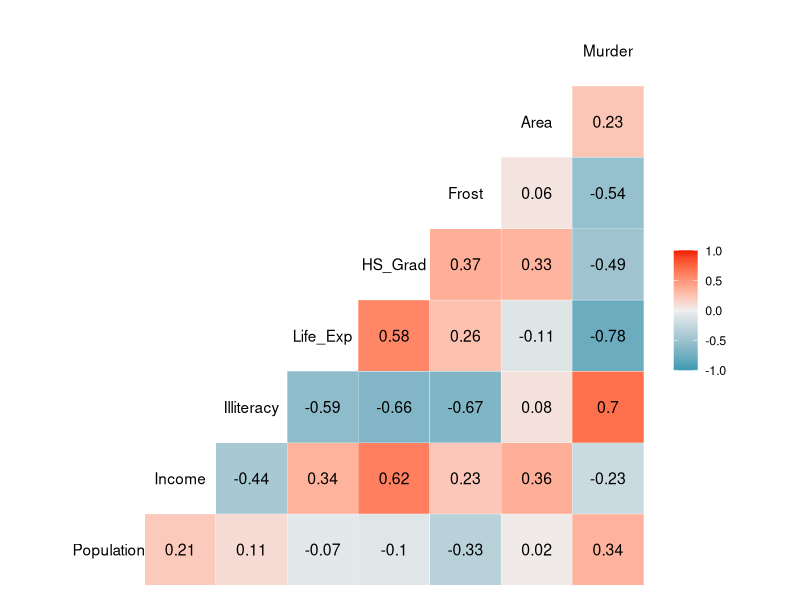
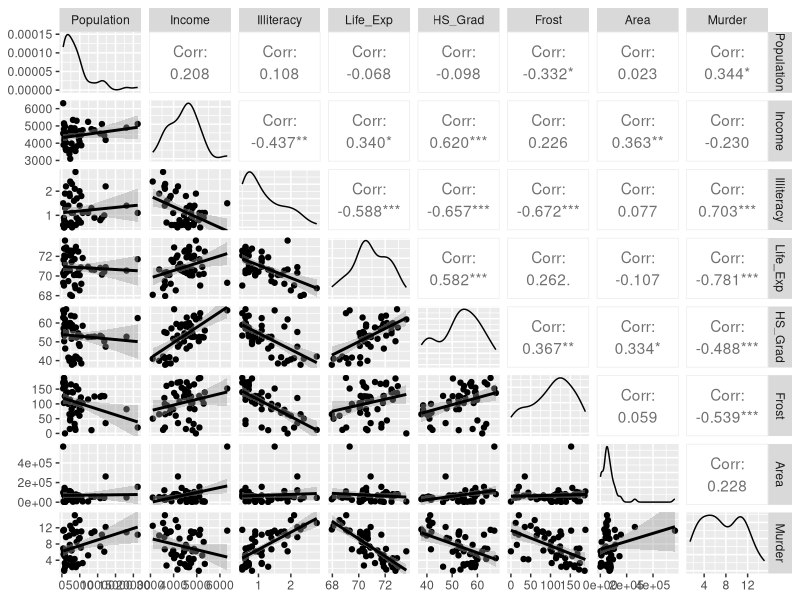
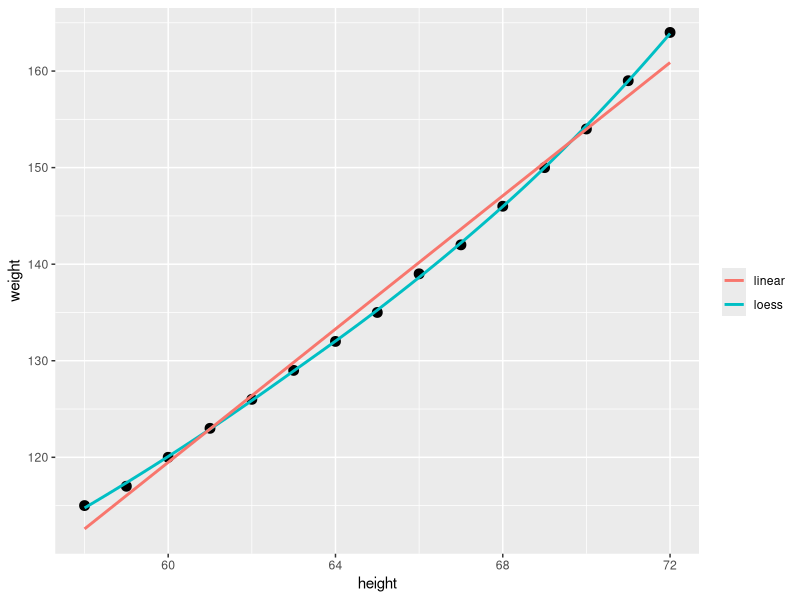
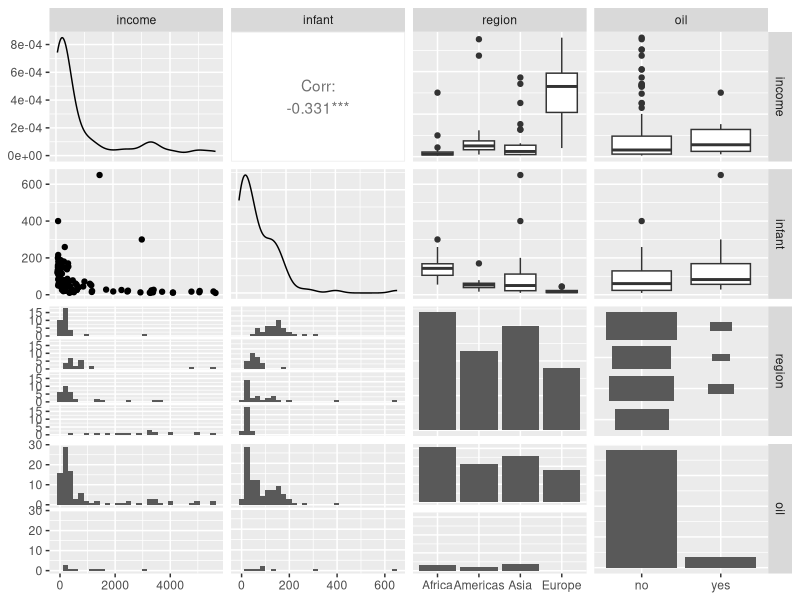
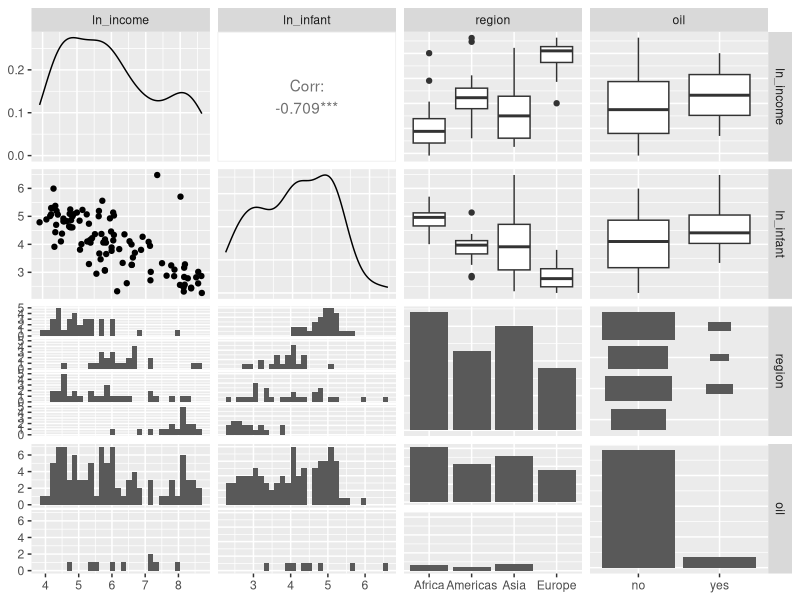
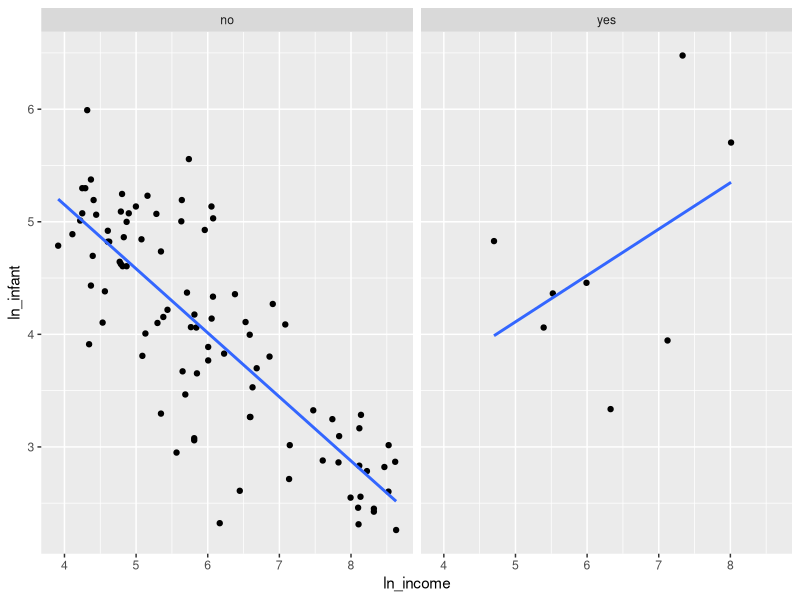
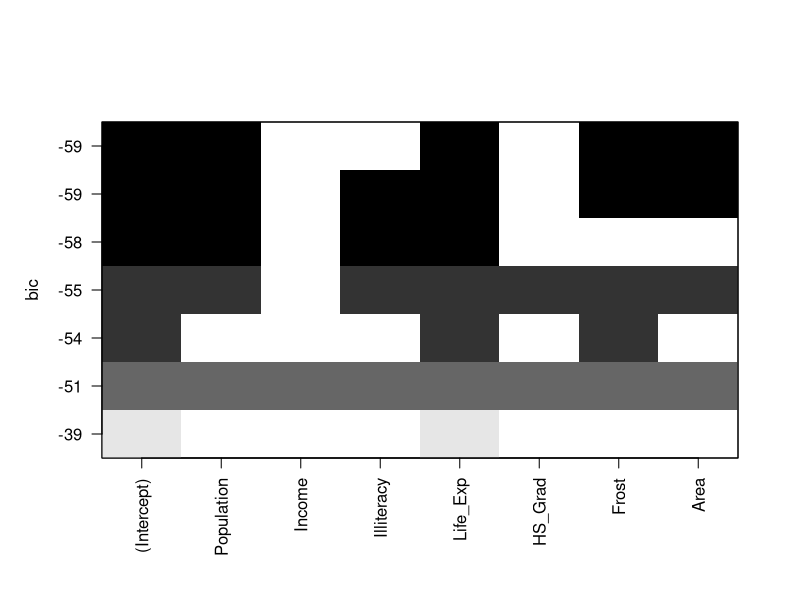
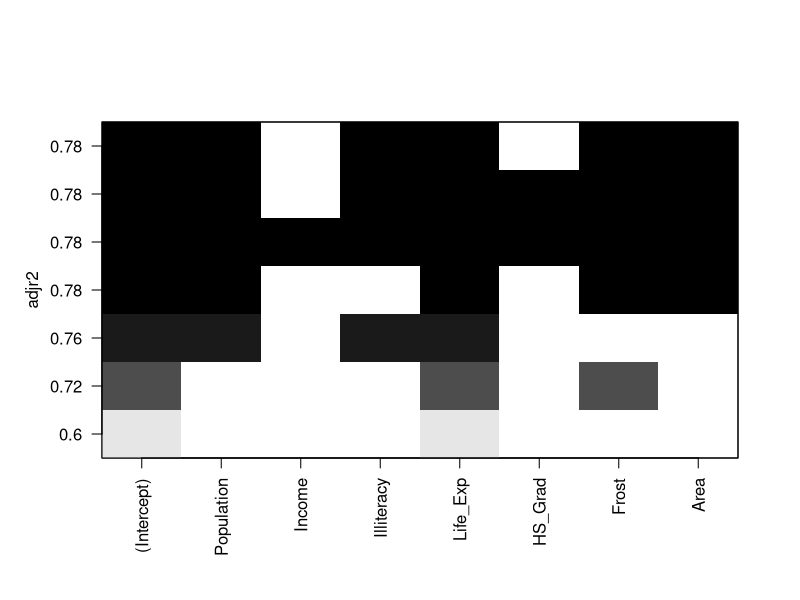

These figures' R source, in order:
## ---- chunk 1
state.x77[1:5,]
## ---- chunk 2
library(tidyverse)
states <- as_tibble(state.x77) %>% 
  rename(Life_Exp = `Life Exp`, HS_Grad = `HS Grad`) %>% 
  relocate(Murder, .after = last_col()) %>% 
  print(n = 3)
## ---- chunk 3
cor(states)
## ---- chunk 4
library(GGally)
ggcorr(states, label = TRUE, label_round = 2)
## ---- chunk 5
ggpairs(states, lower = list(continuous = "smooth"))
## ---- chunk 6
fit <- lm(Murder ~ ., data = states)
fit
## ---- chunk 7
names(fit)
## ---- chunk 8
ggplot(women, aes(x = height, y = weight)) + 
   geom_point(size = 3) +
   geom_smooth(aes(color = "loess"), se = FALSE) +
   geom_smooth(aes(color = "linear"), method="lm", se = FALSE) +
   labs(color = "")
## ---- chunk 9
fit_w <- lm(weight ~ height + I(height^2), women)
fit_w
## ---- chunk 10
data(Leinhardt, package = "carData")
Leinhardt |> head()
## ---- chunk 11
library(GGally)
ggpairs(Leinhardt)
## ---- chunk 12
library(tidyverse)
Leinhardt_ln <- Leinhardt %>% 
  mutate(ln_income = log(income), ln_infant = log(infant),
         .before = 1) %>% 
  select(-income, -infant)
## ---- chunk 13
Leinhardt_ln %>% 
  ggpairs()
## ---- chunk 14
lm(ln_infant ~ ln_income + oil, Leinhardt_ln)
## ---- chunk 15
lm(ln_infant ~ ln_income + oil + region, Leinhardt_ln)
## ---- chunk 16
library(tidyverse)
states <- as_tibble(state.x77) %>%
  rename(Life_Exp = 'Life Exp', HS_Grad = 'HS Grad')
## ---- chunk 17
fit1 <- lm(Murder ~ ., states)
summary(fit1)
## ---- chunk 18
anova(fit1)
## ---- chunk 19
fit2 <- lm(Murder ~ Population + Life_Exp + Frost + Area, states)
anova(fit2, fit1)
## ---- chunk 20
confint(fit1)
## ---- chunk 21
data(Leinhardt, package = "carData")
Leinhardt_ln <-  Leinhardt %>%
  mutate(ln_income = log(income), ln_infant = log(infant),
         .before = 1) %>% 
  select(-income, -infant)
## ---- chunk 22
fit_L <- lm(ln_infant ~ ln_income*oil, Leinhardt_ln)
summary(fit_L)
## ---- chunk 23
Leinhardt_ln %>%
    ggplot(aes(x = ln_income, y = ln_infant)) +
    geom_point() +
    geom_smooth(method = "lm", se = FALSE) +
    facet_wrap(vars(oil))
## ---- chunk 24
Leinhardt_ln %>% 
  filter(oil == "yes") %>% 
  slice_max(ln_infant, n = 2)
## ---- chunk 25
Leinhardt_ln %>% 
  rownames_to_column(var = "country") %>% 
  filter(!(country %in% c("Saudi.Arabia", "Libya"))) %>% 
  lm(ln_infant ~ ln_income*oil, data = .) %>% 
  summary()
## ---- chunk 26
library(tidyverse)
states <- as_tibble(state.x77) %>%
  rename(Life_Exp = 'Life Exp', HS_Grad = 'HS Grad')
## ---- chunk 27
library(leaps)
fits <- regsubsets(Murder ~ ., states)
## ---- chunk 28
summary(fits)
## ---- chunk 29
plot(fits)
## ---- chunk 30
plot(fits, scale = "adjr2")
## ---- chunk 31
fit_full <- lm(Murder ~ ., states)
fit_null <- lm(Murder ~ 1, states)
## ---- chunk 32
library(MASS)
stepAIC(fit_null,
        scope = list(lower = fit_null, upper = fit_full),
        trace = FALSE)
## ---- chunk 33
stepAIC(fit_full, direction = "both", trace = FALSE) 
## ---- chunk 34
stepAIC(fit_null, 
          scope = list(lower = fit_null, upper = fit_full),
          k = log(nrow(states)), 
          trace = FALSE)
## ---- chunk 35
stepAIC(fit_full, direction = "both", 
          k = log(nrow(states)), trace = FALSE)
## ---- chunk 36
X <- model.matrix(Murder ~ ., states)[,-1]
Y <- states$Murder
## ---- chunk 37
library(glmnet)
fit_L <- glmnet(X, Y)
## ---- chunk 38
plot(fit_L)
## ---- chunk 39
set.seed(123)
cvfit_L <- cv.glmnet(X, Y)
cvfit_L
## ---- chunk 40
plot(cvfit_L)
## ---- chunk 41
coef(cvfit_L)
## ---- chunk 42
coef(cvfit_L, s = "lambda.min")
## ---- chunk 43
library(tidyverse)
states <- as_tibble(state.x77) %>%
    rename(Life_Exp = 'Life Exp', HS_Grad = 'HS Grad')
## ---- chunk 44
fit_full <- lm(Murder ~ ., states)
fit_s <- MASS::stepAIC(fit_full, direction = "both", 
                         trace = FALSE)
## ---- chunk 45
par(mfrow = c(2, 2))
plot(fit_s)
## ---- chunk 46
par(mfrow = c(2, 2))
plot(fit_s, pch = 20, labels.id = rownames(state.x77))
## ---- chunk 47
par(mfrow = c(1, 2))
set.seed(12)
x <- runif(50)
y <- 2 + 5*x + rnorm(50)
plot(x, y, xlim = c(0, 2), ylim = c(-1, 12), pch = 20)
x[51] = 2; y[51] = -1
points(x[51], y[51], pch = 20, cex = 1.5, col = "red")
abline(lm(y ~ x))
abline(lm(y[-51] ~ x[-51]), lty = 3)

set.seed(12)
x <- runif(50)
y <- 2 + 5*x + rnorm(50)
plot(x, y, xlim = c(0, 2), ylim = c(-1, 12), pch = 20)
x[51] = 2; y[51] = 11
points(x[51], y[51], pch = 20,cex = 1.5, col = "red")
abline(lm(y ~ x))
abline(lm(y[-51] ~ x[-51]), lty = 3)
## ---- chunk 48
par(mfrow = c(1, 2))
plot(fit_s, which = 1, pch = 20, labels.id = rownames(state.x77))
plot(fit_s, which = 3, pch = 20, labels.id = rownames(state.x77))
par(mfrow = c(1, 1))
## ---- chunk 49
par(mfrow = c(1, 1))
plot(fit_s, which = 2, pch = 20, labels.id = rownames(state.x77))
## ---- chunk 50
data(Hartnagel, package = "carData")
fit_H <- lm(fconvict ~ tfr + partic, Hartnagel)
## ---- chunk 51
summary(fit_H)
## ---- chunk 52
car::durbinWatsonTest(fit_H)
## ---- chunk 53
forecast::checkresiduals(fit_H)
## ---- chunk 54
car::crPlots(fit_s)
## ---- chunk 55
car::vif(fit_s)
## ---- chunk 56
library(tidyverse)
states <- as.data.frame(state.x77) %>%
    rename(Life_Exp = 'Life Exp', HS_Grad = 'HS Grad') 
## ---- chunk 57
fit_full <- lm(Murder ~ ., states)
fit_s <- MASS::stepAIC(fit_full, direction = "both", 
                         trace = FALSE)
## ---- chunk 58
car::influencePlot(fit_s)
## ---- chunk 59
library(tidyverse)
states <- as.data.frame(state.x77) %>% 
  rename(Life_Exp = 'Life Exp', HS_Grad = 'HS Grad')
## ---- chunk 60
library(caret)
set.seed(1234)
x.id <- createDataPartition(states$Murder, p = 0.8, list = FALSE)
train_s <- states %>% slice(x.id)
test_s <- states %>% slice(-x.id)
## ---- chunk 61
fit_f <- lm(Murder ~ ., train_s)
fit_s <- MASS::stepAIC(fit_f, direction = "both", trace = FALSE)
## ---- chunk 62
summary(fit_s)
## ---- chunk 63
par(mfrow = c(2,2))
plot(fit_s, pch = 20)
## ---- chunk 64
car::vif(fit_s)
## ---- chunk 65
pred_s <- predict(fit_s, newdata = test_s)
## ---- chunk 66
defaultSummary(data.frame(obs = test_s$Murder, pred = pred_s))
## ---- chunk 67
data.frame(obs = test_s$Murder, pred = pred_s) %>%
  rownames_to_column(var = "state") %>%
  ggplot(aes(x = obs, y = pred)) +
  geom_point() +
  geom_abline(intercept = 0, slope = 1) +
  geom_text(aes(label = state),
            nudge_x = 0.3, nudge_y = 0.2)
